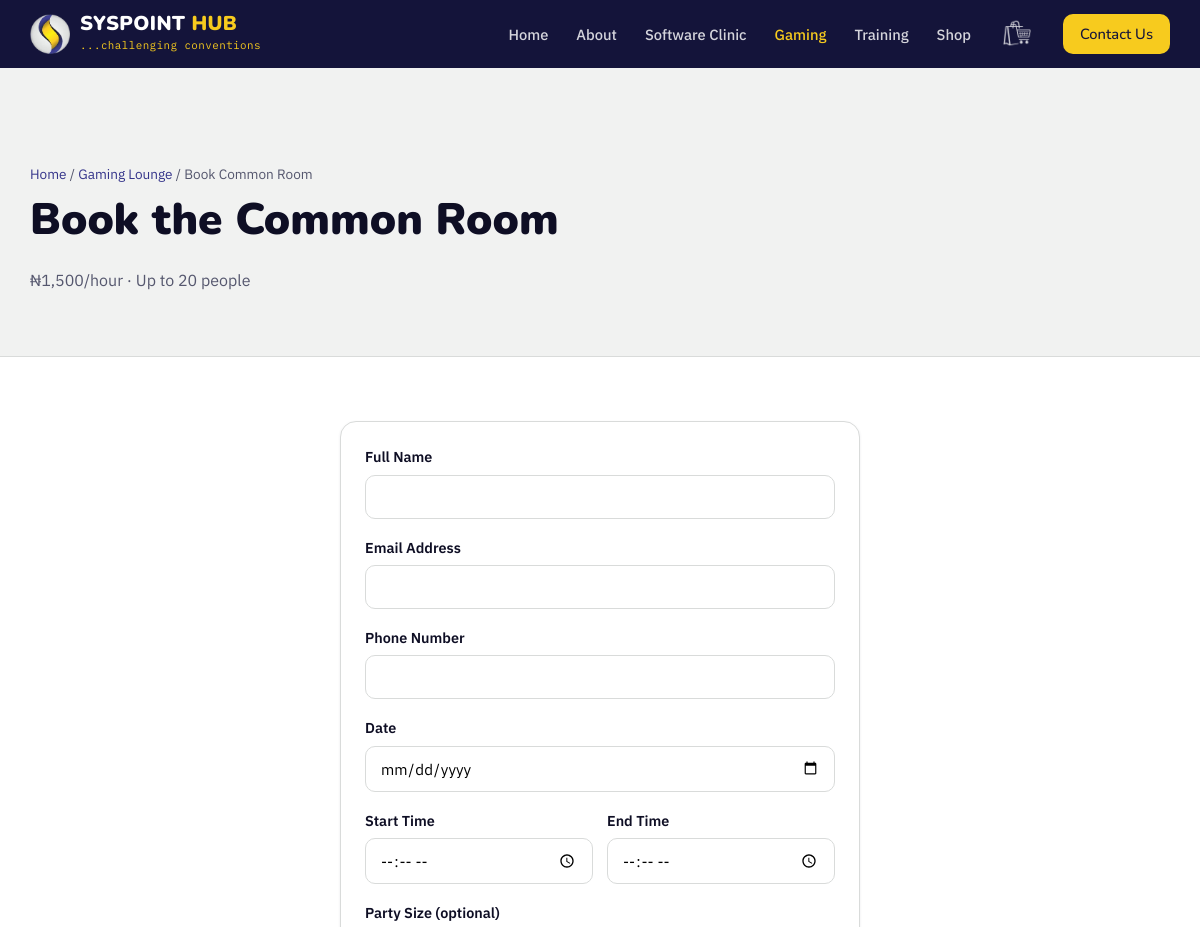
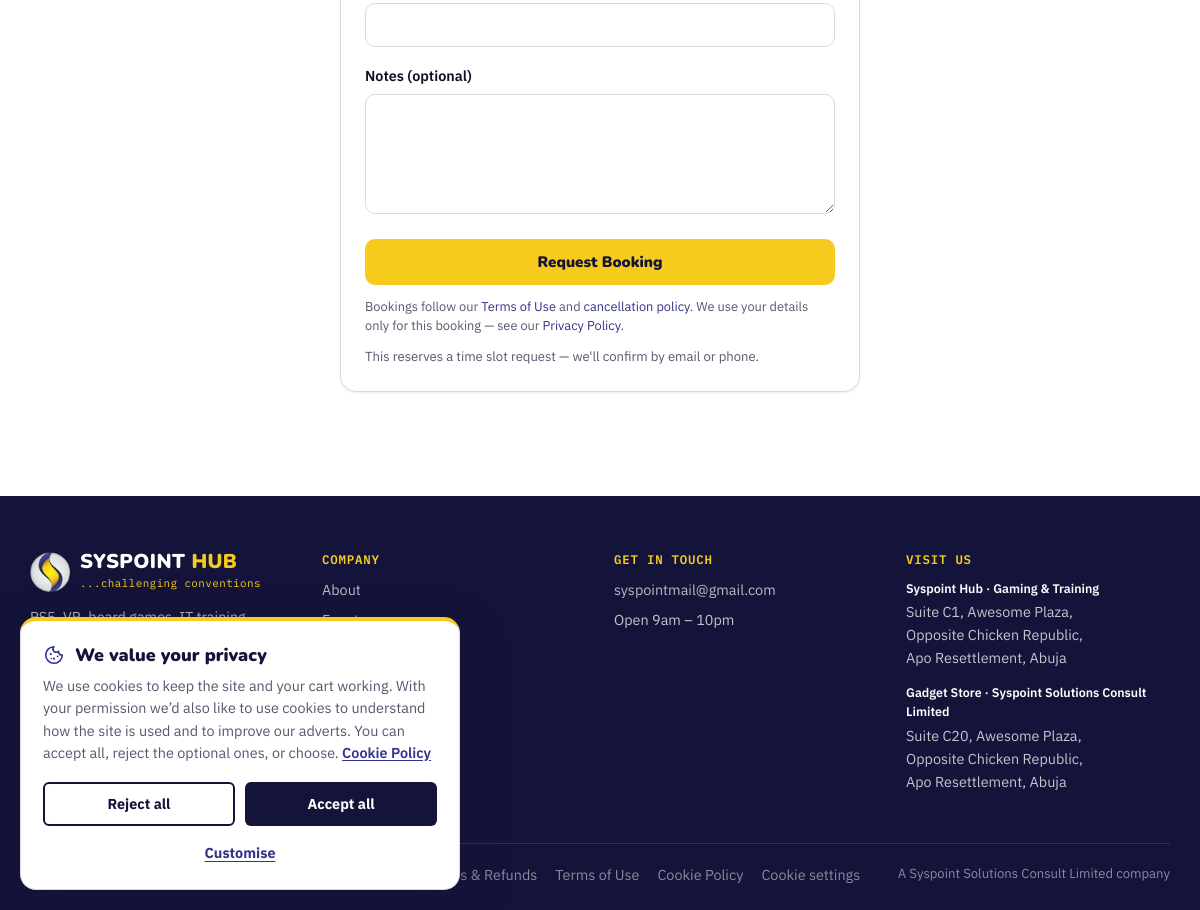
Screenshot of /gaming/book/common-room with the database file from the repository (2 pictures, top to bottom).
### tables this page shows
CREATE TABLE IF NOT EXISTS gaming_rooms (
    id INT UNSIGNED AUTO_INCREMENT PRIMARY KEY,
    name VARCHAR(100) NOT NULL,
    slug VARCHAR(100) NOT NULL UNIQUE,
    description TEXT NULL,
    hourly_rate DECIMAL(10,2) NOT NULL,
    capacity INT UNSIGNED NULL,
    image_path VARCHAR(255) NULL,
    is_active TINYINT(1) NOT NULL DEFAULT 1
);

### app/config.php (called while the page is built, shortened)
<?php
function env(string $key, string $default = ''): string
{
    static $loaded = false;
    if (!$loaded) {
        $envFile = __DIR__ . '/../.env';
        $loaded = true;
    }
    return $_ENV[$key] ?? $default;
}
function config(): array
{
    static $config = null;
    if ($config === null) {
        $config = [
            'app' => [
                'name' => env('APP_NAME', 'Syspoint'),
                'url' => rtrim(env('APP_URL', 'http://localhost:8000'), '/'),
                'base_path' => env('APP_BASE_PATH', ''),
                'consulting_url' => env('CONSULTING_URL', ''),
                'key' => env('APP_KEY', ''),
                'trust_proxy' => env('TRUST_PROXY', '0') === '1',
            ],
            'db' => [
                'host' => env('DB_HOST', '127.0.0.1'),
                'name' => env('DB_NAME', 'syspoint'),
                'user' => env('DB_USER', 'root'),
                'pass' => env('DB_PASS', ''),
            ],
            'paystack' => [
                'secret_key' => env('PAYSTACK_SECRET_KEY', ''),
                'public_key' => env('PAYSTACK_PUBLIC_KEY', ''),
            ],
            'mail' => [
                'from' => env('MAIL_FROM', 'no-reply@syspoint.example'),
                'from_name' => env('MAIL_FROM_NAME', 'Syspoint'),
                'smtp_host' => env('SMTP_HOST', ''),
                'smtp_port' => (int) env('SMTP_PORT', '587'),
                'smtp_user' => env('SMTP_USER', ''),
                'smtp_pass' => env('SMTP_PASS', ''),
            ],
            'telegram' => [
                'bot_token' => env('TELEGRAM_BOT_TOKEN', ''),
                'admin_chat_id' => env('TELEGRAM_ADMIN_CHAT_ID', ''),
                'channel' => env('TELEGRAM_CHANNEL', ''),
                'api_base' => env('TELEGRAM_API_BASE', 'https://api.telegram.org'),
            ],
            'cron' => [
                'secret' => env('CRON_SECRET', ''),
            ],
        ];
    }
    return $config;
}

### app/bootstrap.php (called while the page is built, shortened)
<?php
require_once __DIR__ . '/config.php';
$config = config();
require_once __DIR__ . '/helpers.php';
require_once __DIR__ . '/gaming.php';
function db(): PDO
{
    static $pdo = null;
    if ($pdo === null) {
        $config = config();
        $dsn = "mysql:host={$config['db']['host']};dbname={$config['db']['name']};charset=utf8mb4";
        $pdo = new PDO($dsn, $config['db']['user'], $config['db']['pass'], [
            PDO::ATTR_ERRMODE => PDO::ERRMODE_EXCEPTION,
            PDO::ATTR_DEFAULT_FETCH_MODE => PDO::FETCH_ASSOC,
            PDO::ATTR_EMULATE_PREPARES => false,
        ]);
        $pdo->exec("SET time_zone = '" . date('P') . "'");
    }
    return $pdo;
}

### app/helpers.php (called while the page is built, shortened)
<?php
function e(?string $value): string
{
    return htmlspecialchars($value ?? '', ENT_QUOTES, 'UTF-8');
}
function base_path(): string
{
    $base = trim(config()['app']['base_path'], '/');
    return $base === '' ? '' : '/' . $base;
}
function path(string $to = ''): string
{
    $to = ltrim($to, '/');
    return base_path() . '/' . $to;
}
function format_naira(float $amount): string
{
    return '₦' . number_format($amount, 0);
}
function old(string $key): string
{
    return e($_SESSION['old_input'][$key] ?? '');
}

### app/gaming.php (called while the page is built, shortened)
<?php
function gaming_room_by_slug(string $slug): ?array
{
    $stmt = db()->prepare('SELECT * FROM gaming_rooms WHERE slug = :slug LIMIT 1');
    $stmt->execute(['slug' => $slug]);
    return $stmt->fetch() ?: null;
}

### app/views/pages/gaming_room_book.php (the view, shortened to what this page needs)
<?php
$room = gaming_room_by_slug($params[0] ?? '');
require __DIR__ . '/../partials/header.php';
?>
<div class="gaming-theme">
<section class="page-header">
    <div class="container">
        <div class="breadcrumb"><a href="<?= path() ?>">Home</a> / <a href="<?= path('gaming') ?>">Gaming Lounge</a> / Book <?= e($room['name']) ?></div>
        <h1>Book the <?= e($room['name']) ?></h1>
        <p style="color:var(--color-text-muted);"><?= format_naira((float) $room['hourly_rate']) ?>/hour<?= $room['capacity'] ? ' · Up to ' . (int) $room['capacity'] . ' people' : '' ?></p>
    </div>
</section>
<section class="section">
    <div class="container" style="max-width:560px;">
        <div class="card form-card">
            <form method="post" action="<?= path('gaming/book/' . $room['slug']) ?>" novalidate>
                <div class="form-group">
                    <label for="customer_name">Full Name</label>
                    <input type="text" id="customer_name" name="customer_name" value="<?= old('name') ?>" required>
                </div>
                <div class="form-group">
                    <label for="customer_email">Email Address</label>
                    <input type="email" id="customer_email" name="customer_email" value="<?= old('email') ?>" required>
                </div>
                <div class="form-group">
                    <label for="customer_phone">Phone Number</label>
                    <input type="text" id="customer_phone" name="customer_phone" value="<?= old('phone') ?>" required>
                </div>
                <div class="form-group">
                    <label for="booking_date">Date</label>
                    <input type="date" id="booking_date" name="booking_date" value="<?= old('date') ?>" min="<?= date('Y-m-d') ?>" required>
                </div>
                <div style="display:flex;gap:14px;">
                    <div class="form-group" style="flex:1;">
                        <label for="start_time">Start Time</label>
                        <input type="time" id="start_time" name="start_time" value="<?= old('startTime') ?>" required>
                    </div>
                    <div class="form-group" style="flex:1;">
                        <label for="end_time">End Time</label>
                        <input type="time" id="end_time" name="end_time" value="<?= old('endTime') ?>" required>
                    </div>
                </div>
                <div class="form-group">
                    <label for="party_size">Party Size (optional)</label>
                    <input type="number" id="party_size" name="party_size" value="<?= old('partySize') ?>" min="1" <?= $room['capacity'] ? 'max="' . (int) $room['capacity'] . '"' : '' ?>>
                </div>
                <div class="form-group">
                    <label for="notes">Notes (optional)</label>
                    <textarea id="notes" name="notes"><?= old('notes') ?></textarea>
                </div>
                <button type="submit" class="btn btn-primary btn-block">Request Booking</button>
                <p class="form-legal">Bookings follow our <a href="<?= path('terms') ?>">Terms of Use</a> and <a href="<?= path('returns-policy') ?>">cancellation policy</a>. We use your details only for this booking — see our <a href="<?= path('privacy-policy') ?>">Privacy Policy</a>.</p>
                <div class="form-note" style="margin-top:12px;">This reserves a time slot request — we'll confirm by email or phone.</div>
            </form>
        </div>
    </div>
</section>
</div>
<?php require __DIR__ . '/../partials/footer.php'; ?>

### public/index.php (shortened to what this page needs)
<?php
require __DIR__ . '/../app/bootstrap.php';
$requestPath = trim((string) (parse_url($_SERVER['REQUEST_URI'] ?? '', PHP_URL_PATH) ?: ''), '/');
foreach ($routes as $pattern => $file) {
    if (preg_match($pattern, $requestPath, $matches)) {
        $params = array_slice($matches, 1);
        require $file;
        return;
    }
}

### rows the page displays
gaming_rooms: name "Common Room", hourly_rate "₦1,500", capacity "20"
